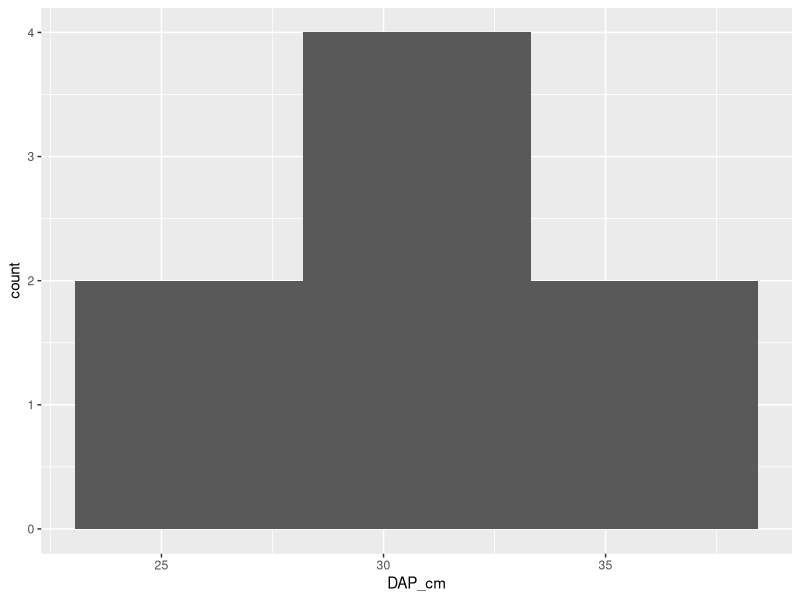
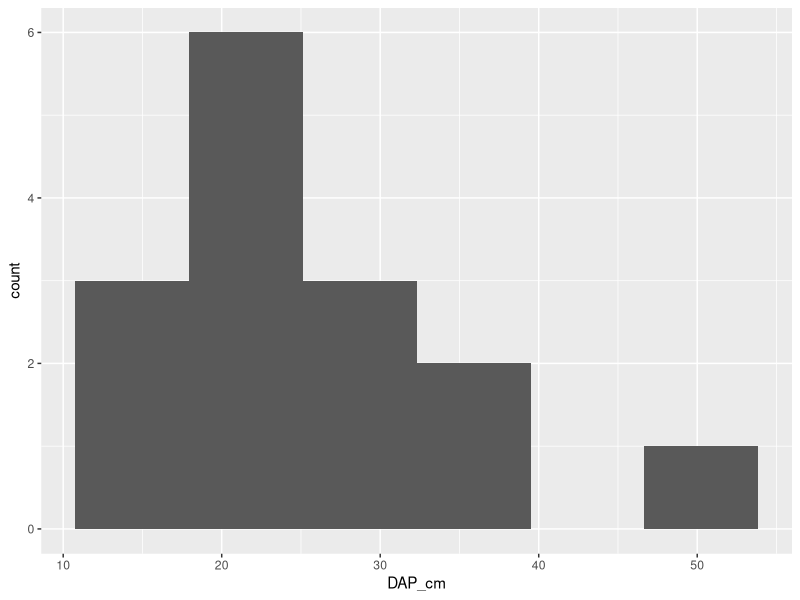
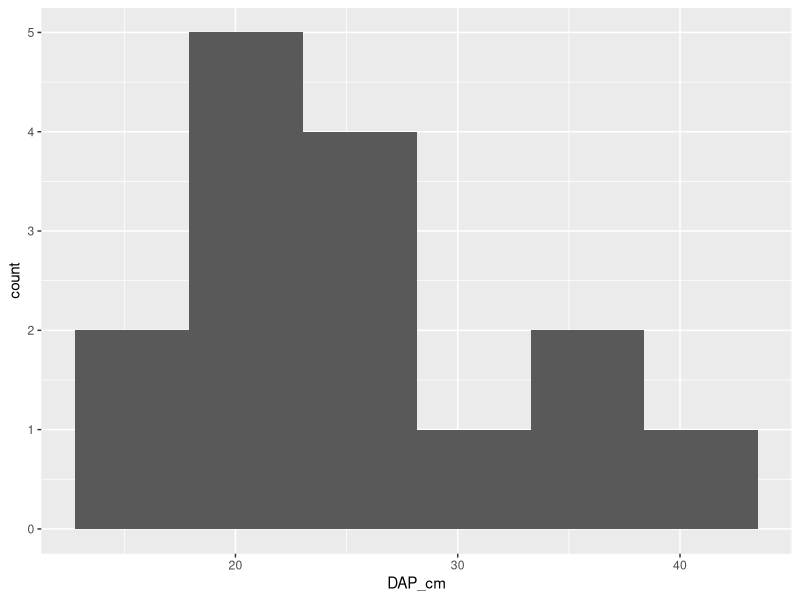
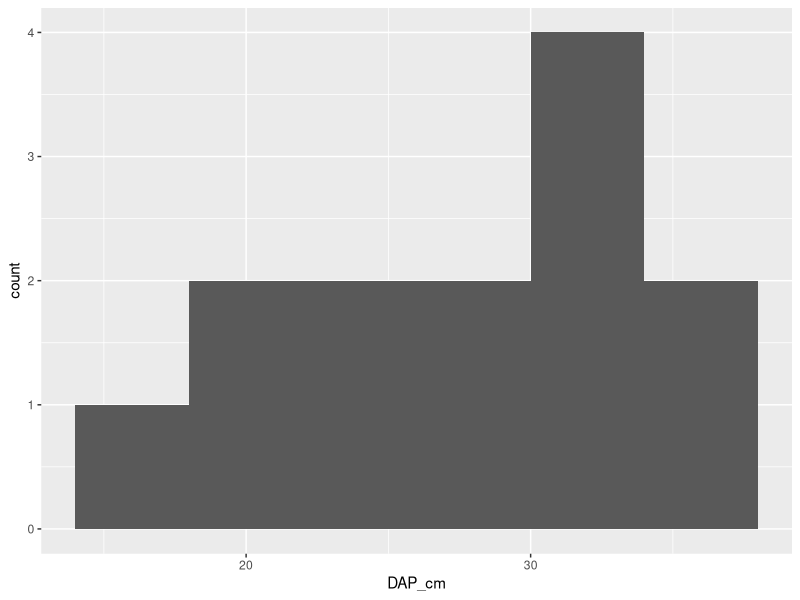

R code for these plots, in order:
## ---- chunk 1
knitr::opts_chunk$set(echo = FALSE, 
                      warning = FALSE, 
                      message = FALSE)

library(tidyverse)
library(ggplot2)
## ---- chunk 2
data<- read.csv2("Salida1.csv")

data<- data %>% mutate(Parcela = as.factor(Parcela),
                       Subparcela = as.factor(Subparcela)) %>% select(-c(X.))


data<- data %>% group_by(Parcela) %>% mutate(`Area ind(m)`= (pi/4)*(DAP_cm/100)^2, 
                                             Dap_f_cm = (d1+d2)/2, 
                                             `Area copa(m)` = (pi/4)*(D_copa)^2) %>% 
  mutate(`Error DAP`= ((abs(Dap_f_cm - DAP_cm))/ DAP_cm)*100, 
         `Error alt` = ((abs(Alt_med - Alt_cal))/ Alt_cal)*100) 

data1<- data %>% rename(DAP_obs= DAP_cm, DAP_est= Dap_f_cm, 
                Alt_obs= Alt_cal, Alt_est= Alt_med) %>% select(DAP_obs, DAP_est, Alt_obs, Alt_est,
                                                                       `Error DAP`, `Error alt`) %>% 
  filter(DAP_est != "NA")
data1

data1 %>% group_by(Parcela)%>% summarise(DAP_obs= mean(DAP_obs), DAP_est= mean(DAP_obs), Alt_obs= mean(Alt_obs), Alt_est= mean(Alt_est), `Error DAP`= mean(`Error DAP`), `Error alt`= mean(`Error alt`))

## ---- chunk 3
data %>% group_by(Subparcela) %>% 
  summarise(a= sum(`Area ind(m)`), 
            Dcm= sqrt(mean(DAP_cm^2)),
            Area_copa_p= sum(`Area copa(m)`)/length(Subparcela), 
            Altura_p= sum(Alt_cal)/length(Subparcela)) %>% 
  mutate(`Area basal`= a*10000/100) %>% 
  select(c(Subparcela, Dcm, `Area basal`, Area_copa_p, 
           Altura_p)) %>% slice(-c(1))

data %>% group_by(Parcela) %>% 
  summarise(a= sum(`Area ind(m)`), N_ind= length(Parcela),
            Dcm= sqrt(mean(DAP_cm^2))) %>% 
  mutate(`Area basal`= a*10000/250) %>% 
  select(c(Parcela, Dcm, `Area basal`))


## ---- chunk 4

 

## ---- chunk 5
  
data1<- data %>% filter(Parcela == "1")

ggplot(data = data1, mapping = aes(DAP_cm)) +
  geom_histogram(bins = 4, binwidth = 5.125)


data1<- data %>% filter(Parcela == "2")

ggplot(data = data1, mapping = aes(DAP_cm)) +
  geom_histogram(bins = 5, binwidth = 7.18)


data1<- data %>% filter(Parcela == "3")

ggplot(data = data1, mapping = aes(DAP_cm)) +
  geom_histogram(bins = 5, binwidth = 5.12)

data1<- data %>% filter(Parcela == "4")

ggplot(data = data1, mapping = aes(DAP_cm)) +
  geom_histogram(bins = 5, binwidth = 4)

